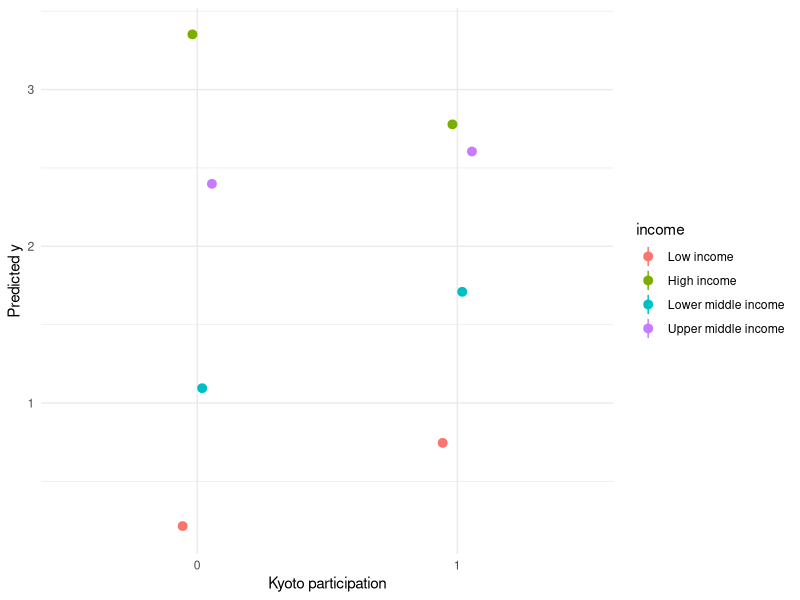
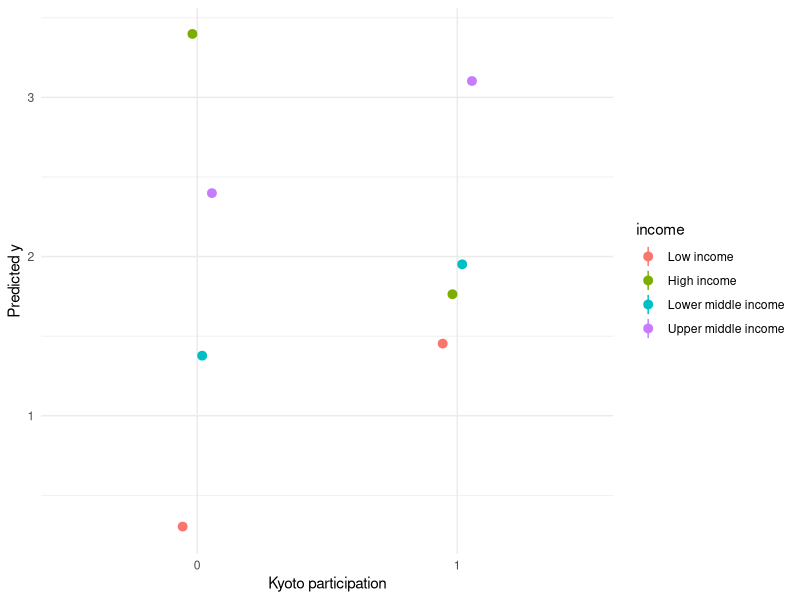
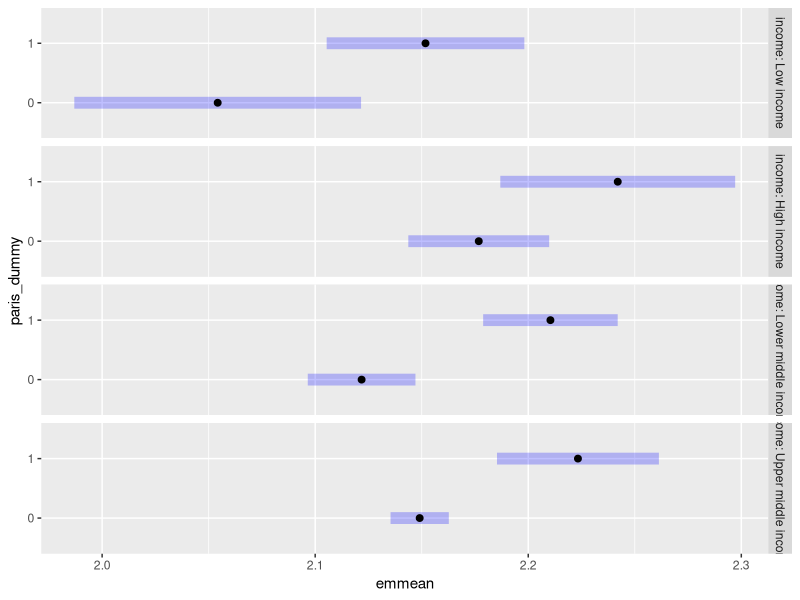
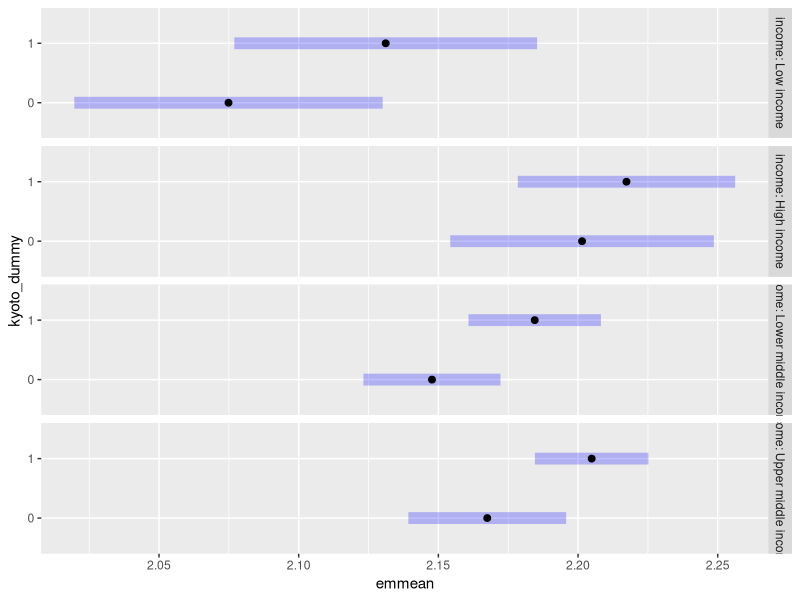

Generate these figures, in order, with R:
## ---- chunk 1
#install.packages("geepack", "marginaleffects") #install once if needed
library(tidyverse)
library(scales)
library(geepack)
library(dplyr)
library(marginaleffects)
library(ggplot2)
library(emmeans)
## ---- chunk 2
df <- read_csv("df_lag.csv")
df
## ---- chunk 3
#Setting index
df <- df |> 
  dplyr::arrange(country, year)

df$country <- factor(df$country)  # safest

# or create an explicit numeric id
df$country_id <- as.integer(factor(df$country))
## ---- chunk 4
# Releveling categorical variables
df$income <- relevel(factor(df$income), ref = "Low income")
df$hdicode <- relevel(factor(df$hdicode), ref = "Low")
## ---- chunk 5
## GEE with AR1 correlation structure
df <- df %>%
  arrange(country, year)

gee_ar1 <- geeglm(
 ln_co2 ~ 1 + ln_co2_lag1 + kyoto_dummy + paris_dummy + time_kyoto + time_paris + time + ln_population + income + kyoto_dummy * income + paris_dummy * income,
  data = df,
  id = country,
  waves = year,         
  family = gaussian,    
  corstr = "ar1",
  std.err = "san.se"     
)
summary(gee_ar1)
## ---- chunk 6
# Model Predictions for the Kyoto Protocol
plot_predictions(gee_ar1, by = c("kyoto_dummy", "income")) +
  theme_minimal() +
  labs(y = "Predicted y", x = "Kyoto participation")
## ---- chunk 7
# Model Predictions for the Paris Agreement
plot_predictions(gee_ar1, by = c("paris_dummy", "income")) +
  theme_minimal() +
  labs(y = "Predicted y", x = "Kyoto participation")
## ---- chunk 8
emm_p <- emmeans(gee_ar1, ~ paris_dummy | income)
p <- plot(emm_p)

pdf("emm_plot_paris.pdf", width = 11, height = 8)
print(p)
dev.off()
pairs(emm_p)
## ---- chunk 9
emm_k <- emmeans(gee_ar1, ~ kyoto_dummy | income)
k <- plot(emm_k)

pdf("emm_plot_kyoto.pdf", width = 11, height = 8)
print(k)
dev.off()
pairs(emm_k)
